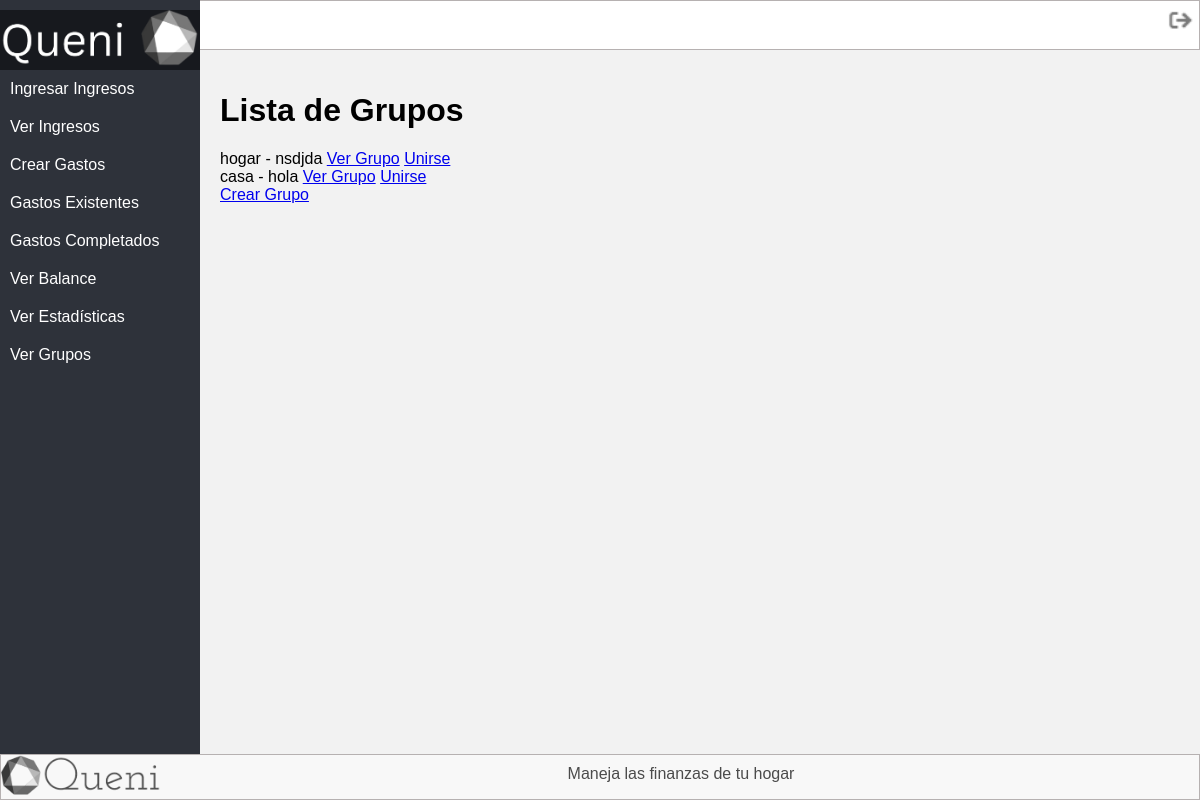
Screenshot of /lista_grupos/ (signed in) with the database file from the repository.
### tasks/models.py (models this page shows, shortened)
class Grupo(models.Model):
    nombre = models.CharField(max_length=100)
    descripcion = models.TextField()
    creador = models.ForeignKey(User, on_delete=models.CASCADE)
    miembros = models.ManyToManyField(User, related_name='grupos_miembro')

### tasks/views.py (the view)
# urls.py: path('lista_grupos/', views.lista_grupos, name='lista_grupos'),
def lista_grupos(request):
    grupos = Grupo.objects.all()
    user = request.user  # Obtén el usuario actual
    grupos_del_usuario = user.grupos_miembro.all()
    return render(request, 'lista_grupos.html', {'grupos': grupos, 'grupos_del_usuario': grupos_del_usuario})

### tasks/templates/lista_grupos.html (shortened to what this page needs)
{% extends 'base.html' %}
{% block content %}
<!DOCTYPE html>
<html lang="es">
<head>
</head>
<body>
    <h1>Lista de Grupos</h1>
    <ul>
        {% for grupo in grupos %}
            <li>
                {{ grupo.nombre }} - {{ grupo.descripcion }}
                <a href="{% url 'ver_grupo' grupo.id %}">Ver Grupo</a>
                <a class="unirse-button" href="{% url 'unirse_grupo' grupo.id %}">Unirse</a>
            </li>
        {% endfor %}
    </ul>
    <a href="{% url 'crear_grupo' %}">Crear Grupo</a>
</body>
</html>
{% endblock %}

### tasks/static/css/base.css (style rules this page uses)
body { margin: 0; padding: 0; font-family: Arial, sans-serif; background-color: #f2f2f2; display: flex; flex-direction: column; min-height: 100vh; }
ul { list-style: none; margin: 0; padding: 0; }
li { margin: 0; }

### rows the page displays
Grupo: nombre "hogar", descripcion "nsdjda"
Grupo: nombre "casa", descripcion "hola"
